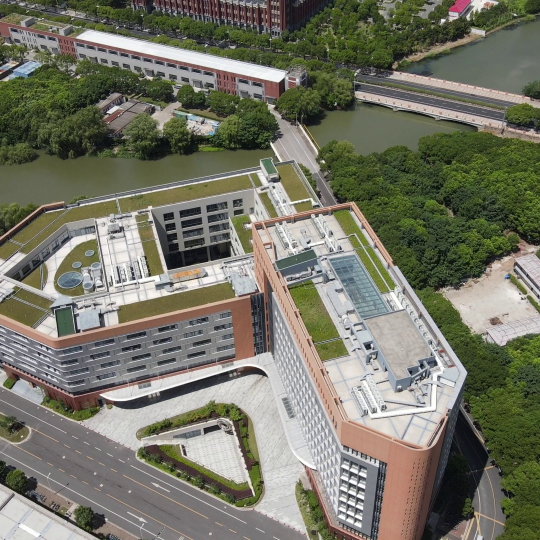
#> input picture local_feature_method/img_dir/150-1.jpg, 1080 x 1080 px (shown at 1/2 size)
$ python feature_matcher.py
#> lines starting #> are read from the running program, lines starting #| are printed output that depends on the picture
import os
import cv2
import h5py
import pickle
import numpy as np

# [91 lines left out: functions fl_match, bf_match, not called in this run]

# cv2.findFundamentalMat()


if __name__ == '__main__':
    drone_img = cv2.imread("img_dir" + os.sep + "150-1.jpg")
#> drone_img is the input picture: shape (1080, 1080, 3); mean B, G, R 102.9, 117.9, 118
    drone_img = cv2.resize(drone_img, [512, 512])
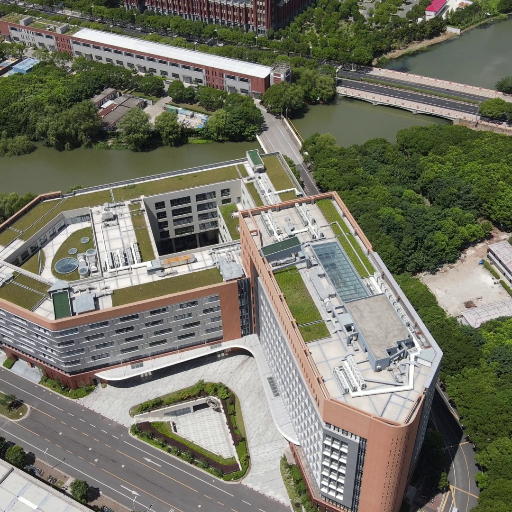
#> drone_img: shape (512, 512, 3); mean B, G, R 102.7, 117.8, 117.9
    drone_img = cv2.GaussianBlur(drone_img, ksize=(3, 3), sigmaX=0.5)

    satellite_img = cv2.imread("img_dir" + os.sep + "s0.png")
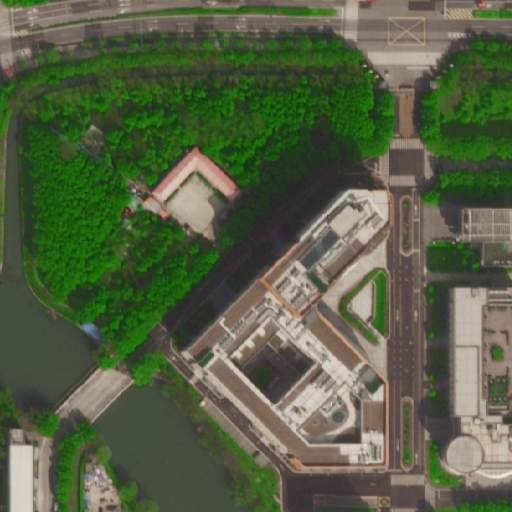
#> input picture local_feature_method/img_dir/s0.png, 512 x 512 px
#> satellite_img is the input picture: shape (512, 512, 3); mean B, G, R 68.2, 96.2, 85.4
    satellite_img = cv2.resize(satellite_img, [512, 512])
    # [29 lines of commented-out code are left out]

#> (the run stopped early here; a loop or call above may not have finished)
